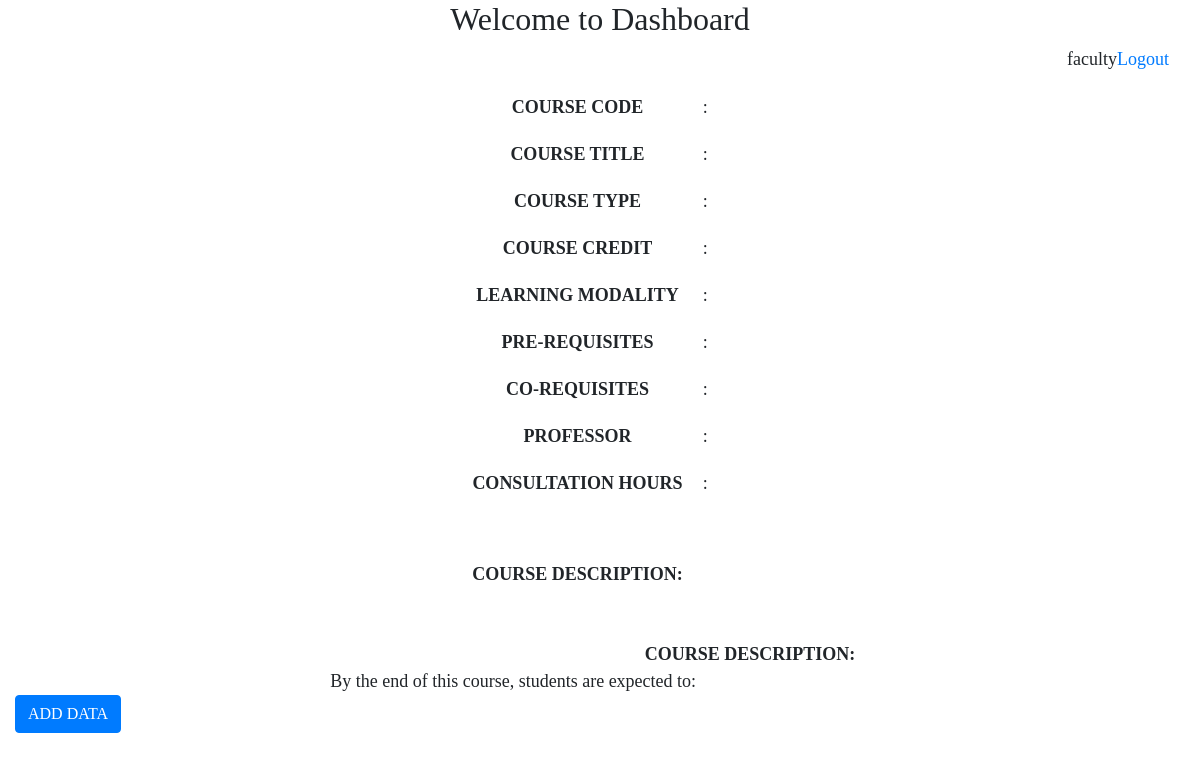
The app's page /HIGHER_RANKS/dashboard.php (signed in), older data.
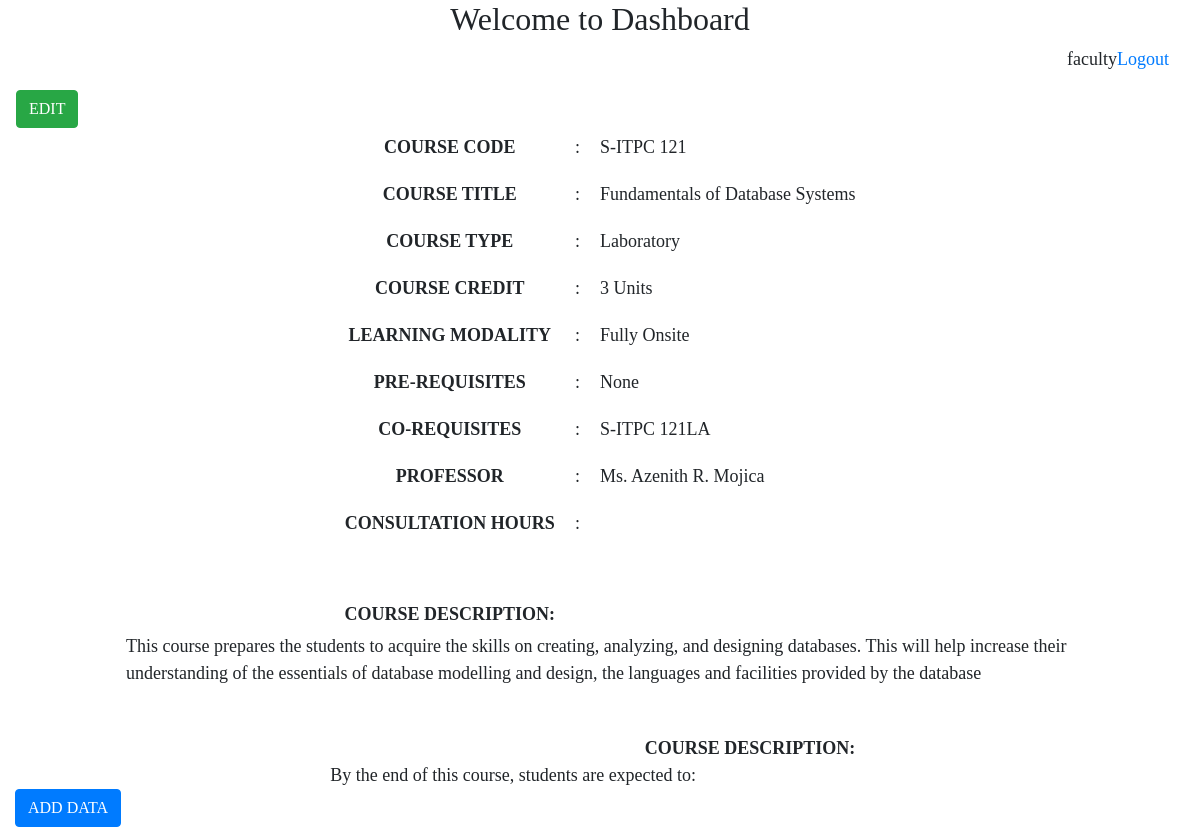
The same page, newer data.
### tables this page shows
CREATE TABLE `course_syllabus` (
  `id` int(11) NOT NULL,
  `course_code` varchar(255) NOT NULL,
  `course_tittle` varchar(255) NOT NULL,
  `course_Type` varchar(255) NOT NULL,
  `course_credit` varchar(255) NOT NULL,
  `learning_modality` varchar(255) NOT NULL,
  `pre_requisit` varchar(255) NOT NULL,
  `co_pre_requisit` varchar(255) NOT NULL,
  `professor` varchar(255) NOT NULL,
  `consultation_hours` varchar(255) NOT NULL,
  `course_description` varchar(255) NOT NULL
);

### HIGHER_RANKS/dashboard.php (the view, shortened to what this page needs)
<?php
include('../Database/connection.php');
$email = $_SESSION['email'];
$sql = "SELECT position FROM users WHERE email = '$email'";
$result = $conn->query($sql);
if ($result->num_rows > 0) {
    while ($row = $result->fetch_assoc()) {
        $position = $row["position"];
    }
} else {
    $position = "Position not found";
}
?>
<!DOCTYPE html>
<html>
<head>
    <link rel="stylesheet" href="https://stackpath.bootstrapcdn.com/bootstrap/4.2.1/css/bootstrap.min.css">
    <link rel="stylesheet" href="style.css">
</head>
<body>
    <div class="container-fluid">
    <h2>Welcome to Dashboard</h2>
<span><p><?php echo $position; ?><a href="logout.php">Logout</a></p></span>
                    <?php
                     $connection = mysqli_connect("localhost","root","","syllabus");
                         $query = "SELECT * FROM course_syllabus";
                         $query_run = mysqli_query($connection, $query);
            ?>
                    <table id="datatableid">
                        <?php
                if($query_run)
                {
                    foreach($query_run as $row)
                    {
            ?>
                        <tbody>
                            <tr>
                            <td>
                                <button type="button" class="btn btn-success editbtn"><i class="lni lni-pencil"></i>EDIT</button>
                                </td>
                            </tr>
                        </tbody>
                        <?php
                    }
                }
                else
                {
                    echo "No Record Found";
                }
            ?>
                    </table>
                    <div class="container">
    <div class="grid-item header">COURSE CODE</div>
    <div class="grid-item ">:</div>
    <div class="grid-item "><?php echo $row['course_code']; ?></div>
    <div class="grid-item header">COURSE TITLE</div>
    <div class="grid-item ">:</div>
    <div class="grid-item"><?php echo $row['course_tittle']; ?></div>
    <div class="grid-item header">COURSE TYPE</div>
    <div class="grid-item ">:</div>
    <div class="grid-item"><?php echo $row['course_Type']; ?></div>
    <div class="grid-item header">COURSE CREDIT</div>
    <div class="grid-item ">:</div>
    <div class="grid-item"><?php echo $row['course_credit']; ?></div>
    <div class="grid-item header">LEARNING MODALITY</div>
    <div class="grid-item ">:</div>
    <div class="grid-item"><?php echo $row['learning_modality']; ?></div>
    <div class="grid-item header">PRE-REQUISITES</div>
    <div class="grid-item ">:</div>
    <div class="grid-item"><?php echo $row['pre_requisit']; ?></div>
    <div class="grid-item header">CO-REQUISITES</div>
    <div class="grid-item ">:</div>
    <div class="grid-item"><?php echo $row['co_pre_requisit']; ?></div>
    <div class="grid-item header">PROFESSOR</div>
    <div class="grid-item ">:</div>
    <div class="grid-item"><?php echo $row['professor']; ?></div>
    <div class="grid-item header">CONSULTATION HOURS</div>
    <div class="grid-item">:</div>
    <div class="grid-item"><?php echo $row['consultation_hours_date']; ?></div>
    <div class="grid-item"><?php echo $row['consultation_hours_room']; ?></div>
    <div class="grid-item"><?php echo $row['consultation_hours_email']; ?></div>
    <div class="grid-item"><?php echo $row['consultation_hours_number']; ?></div>
    <div class="header grid-item mt-4">COURSE DESCRIPTION:</div>
</div>
<div class="container course_description">
<?php echo $row['course_description']; ?>
</div>
<div class="container-fluid course_description1 mt-5">
<div class="header">COURSE DESCRIPTION:</div>
<a>By the end of this course, students are expected to: </a>
</div>
                    </div>
                    <button type="button" class="btn btn-primary float-left add_databtn" data-toggle="modal" data-target="#studentaddmodal">
                        ADD DATA
                    </button>
</body>
</html>

### HIGHER_RANKS/style.css (style rules this page uses)
body { font-family: "Times New Roman", Times, serif; font-size: 18px; }
h2 { text-align: center; }
p { margin-right: 1rem; text-align: right; margin-bottom: 1rem; }
.container { display: grid; grid-template-columns: repeat(3, auto); grid-auto-rows: min-content; gap: 10px; justify-content: center; align-items: center; }
.grid-item { padding: 5px; word-wrap: break-word; text-align: left; }
.header { font-weight: bold; }
.course_description { word-wrap: break-word; padding-left: 6rem; }
.course_description1 { word-wrap: break-word; padding-left: 19.7rem; }
.add_databtn { margin-left: 15px; }
.header { text-align: center; }

Row changes from the older to the newer data that the page shows:
added course_syllabus: course_code "S-ITPC 121", course_tittle "Fundamentals of Database Systems", course_Type "Laboratory", course_credit "3 Units", learning_modality "Fully Onsite", pre_requisit "None", co_pre_requisit "S-ITPC 121LA", professor "Ms. Azenith R. Mojica", course_description "This course prepares the students to acquire the skills on creating, analyzing, and designing databases. This will help increase their understanding of the essentials of database modelling and design, the languages and facilities provided by the database"
